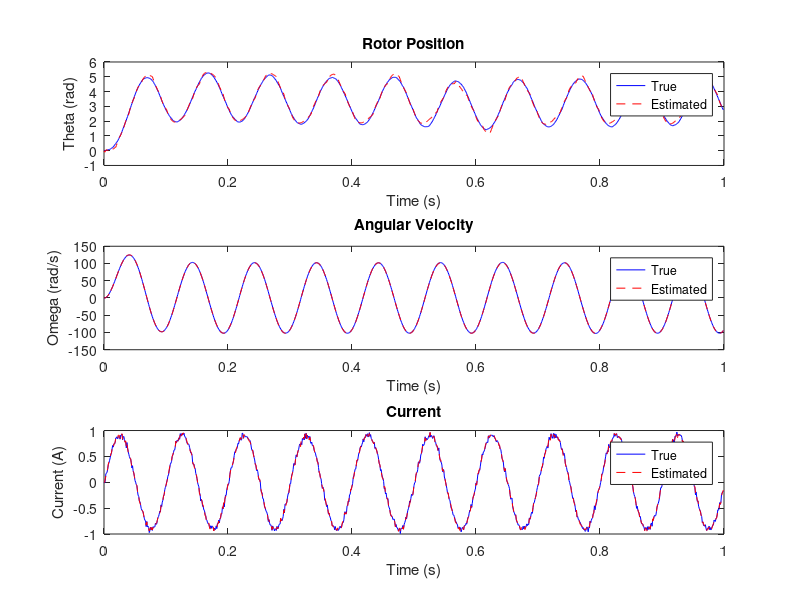

MATLAB code to generate this figure:
% kalman_motor_model.m
% Models and simulates a Kalman Filter for Maxon EC 8 mm BLDC Motor with Hall Sensors
% Based on the provided report: state x = [theta (rad), omega (rad/s), i (A)]^T
% Input u = V (phase voltage, simplified)

pkg load control;

% Parameters from report (approximate)
R = 5.5;          % Phase resistance (Ohm)
L = 0.0002;       % Phase inductance (H)
Ke = 0.0025;      % Back-EMF constant (V/rpm)
Kt = 0.0024;      % Torque constant (Nm/A)
J = 3e-7;         % Rotor inertia (kg m^2)
B = 1e-5;         % Viscous friction (Nm s/rad)

% Convert Ke to V/(rad/s): 1 rpm = 2*pi/60 rad/s
Ke_rad = Ke / (1000 * (60 / (2 * pi)));  % ≈ 0.02387 V/(rad/s)

% Continuous-time state-space matrices
A_cont = [
  0, 1, 0;
  0, -B/J, Kt/J;
  0, -Ke_rad/L, -R/L
];
B_cont = [0; 0; 1/L];
C_cont = eye(3);  % For full state output (simulation only)
D_cont = zeros(3,1);

% Measurement matrix H (measures theta_Hall and i_meas)
H = [
  1, 0, 0;
  0, 0, 1
];

% Discretize with sampling time Delta_t = 0.001 s (1 kHz)
Delta_t = 0.001;
sys_cont = ss(A_cont, B_cont, C_cont, D_cont);
sys_disc = c2d(sys_cont, Delta_t, 'zoh');
A = sys_disc.A;
B = sys_disc.B;

% Noise covariances (tuning: assumed values based on guidelines)
% Q: process noise (load variations, model errors)
Q = diag([1e-4, 1e-2, 1e-3]);  % Small for theta, higher for omega/i uncertainties
% R: measurement noise (Hall jitter ~0.1 rad, current ~2% error assuming 1A max)
R = diag([0.1^2, (0.02*1)^2]);

% Simulation parameters
T_sim = 1;                % Total simulation time (s)
N = round(T_sim / Delta_t);  % Number of steps
t = (0:N-1)' * Delta_t;

% Input voltage: simple sinusoid for demo (amplitude 5V, freq 10 Hz)
u = 5 * sin(2 * pi * 10 * t);

% Hall sensor resolution: assume 6 transitions/rev (60 deg electrical steps)
hall_resolution = pi / 3;  % rad (60 deg)

% Initialize states
x_true = zeros(3, N);     % True states
x_est = zeros(3, N);      % Estimated states
P = eye(3);               % Initial covariance
x_hat = [0; 0; 0];        % Initial estimate

% Process and measurement noise std devs
w_std = sqrt(diag(Q));
v_std = sqrt(diag(R));

for k = 2:N
  % Simulate true system dynamics with process noise
  w_k = w_std .* randn(3,1);
  x_true(:,k) = A * x_true(:,k-1) + B * u(k-1) + w_k;

  % Measurements with noise
  theta_true = x_true(1,k);
  % Hall measurement: quantized with jitter
  theta_hall = hall_resolution * round(theta_true / hall_resolution) + v_std(1) * randn;
  i_meas = x_true(3,k) + v_std(2) * randn;
  z_k = [theta_hall; i_meas];

  % Kalman Filter: Predict
  x_pred = A * x_hat + B * u(k-1);
  P_pred = A * P * A' + Q;

  % Kalman Filter: Update
  K = P_pred * H' / (H * P_pred * H' + R);
  x_hat = x_pred + K * (z_k - H * x_pred);
  P = (eye(3) - K * H) * P_pred;

  x_est(:,k) = x_hat;
end

% Plot results
figure(1);
subplot(3,1,1);
plot(t, x_true(1,:), 'b', t, x_est(1,:), 'r--');
xlabel('Time (s)'); ylabel('Theta (rad)');
legend('True', 'Estimated');
title('Rotor Position');

subplot(3,1,2);
plot(t, x_true(2,:), 'b', t, x_est(2,:), 'r--');
xlabel('Time (s)'); ylabel('Omega (rad/s)');
legend('True', 'Estimated');
title('Angular Velocity');

subplot(3,1,3);
plot(t, x_true(3,:), 'b', t, x_est(3,:), 'r--');
xlabel('Time (s)'); ylabel('Current (A)');
legend('True', 'Estimated');
title('Current');

% Save figure (optional)
print -dpng motor_kalman_sim.png;
